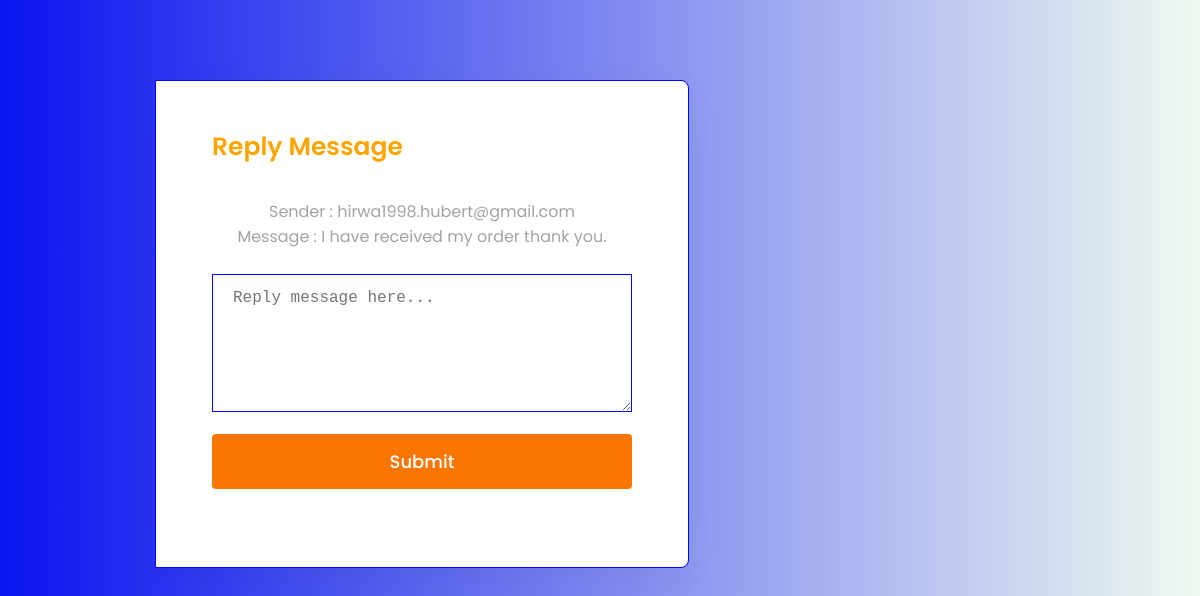
The app's page /reply.php?id=9 (signed in) with its own data.
### tables this page shows
CREATE TABLE `chat` (
  `id` int(10) NOT NULL,
  `sender` varchar(255) NOT NULL,
  `receiver` varchar(255) NOT NULL,
  `message` varchar(500) NOT NULL
);

### reply.php (the view, shortened to what this page needs)
<?php
include_once 'includes/connection.php';
if(!isset($_SESSION['email'])){
    echo "<script>window.open('index.php','_self')</script>";
}else{
    ?>
<!DOCTYPE html>
<html lang="zxx">
<head>
    <link rel="stylesheet" href="css/login.css" type="text/css" media="all" />
</head>
<body>
<?php
    if(isset($_GET['id'])){
        $id = $_GET['id'];
        $select = mysqli_query($con, "SELECT * FROM chat WHERE id='$id'");
        $row = mysqli_fetch_assoc($select);
    }
    ?>
    <section class="w3l-mockup-form">
        <div class="container">
            <div class="workinghny-form-grid">
                <div class="main-mockup">
                    <div class="content-wthree">
                        <h2 style="color:orange">Reply Message</h2>
                        <form action="" method="post" enctype="multipart/form-data">
                            <p>Sender : <?php echo $row['sender'] ?></p>
                            <p>Message : <?php echo $row['message'] ?></p><br>
                            <textarea name="reply" class="textarea" cols="30" rows="6" placeholder="Reply message here..." required></textarea>
                            <button name="submit" class="btn" type="submit">Submit</button>
                        </form>
                    </div>
                </div>
            </div>
        </div>
    </section>
</body>
</html>
<?php } ?>

### css/login.css (style rules this page uses)
html { scroll-behavior: smooth; }
body, html { margin: 0; padding: 0; background:linear-gradient(to right, blue, white); font-family: 'Poppins', sans-serif; }
* { box-sizing: border-box; }
button, input, select { -webkit-appearance: none; outline: none; font-family: 'Poppins', sans-serif; }
button, .btn, select { cursor: pointer; }
h1, h2, h3, h4, h5, h6, p { margin: 0; padding: 0; text-align:center; }
p { color: #666; font-size: 16px; line-height: 25px; opacity: .6; }
.btn, button, .actionbg, input { border-radius: 4px; -webkit-border-radius: 4px; -moz-border-radius: 4px; -o-border-radius: 4px; -ms-border-radius: 4px; }
.w3l-mockup-form { position: relative; min-height: 100vh; z-index: 0; background: rgba(99, 194, 110, 0.1); padding: 40px 40px; }
.container { max-width: 890px; margin: 0 auto; }
.content-wthree { flex-basis: 60%; -webkit-flex-basis: 60%; box-sizing: border-box; border:1px solid blue; padding: 3em 3.5em; background: #fff; box-shadow: 2px 9px 49px -17px rgba(0, 0, 0, 0.1); border-top-right-radius: 8px; border-bottom-right-radius: 8px; }
.w3l-mockup-form .main-mockup { position: relative; display: -webkit-box; display: -moz-box; display: -ms-flexbox; display: -webkit-flex; display: flex; margin: 40px 0; }
.w3l-mockup-form form { margin-top: 30px; margin-bottom: 30px; }
.w3l-mockup-form h2 { display: inline-block; font-size: 25px; line-height: 35px; margin-bottom: 5px; font-weight: 600; color: #3b3663; }
.w3l-mockup-form button { font-size: 18px; color: #fff; width: 100%; background: #FA7602; border: none; padding: 14px 15px; font-weight: 500; transition: .3s ease; -webkit-transition: .3s ease; -moz-transition: .3s ease; -ms-transition: .3s ease; -o-transition: .3s ease; }

### reply.php (style rules this page uses)
.content-wthree textarea { outline: none; margin-bottom: 15px; font-size: 16px; color: #999; text-align: left; padding: 14px 20px; width: 100%; display: inline-block; box-sizing: border-box; border: none; outline: none; background: transparent; border: 1px solid blue; transition: 0.3s all ease; }

### records on screen
chat: sender "hirwa1998.hubert@gmail.com", message "I have received my order thank you."
